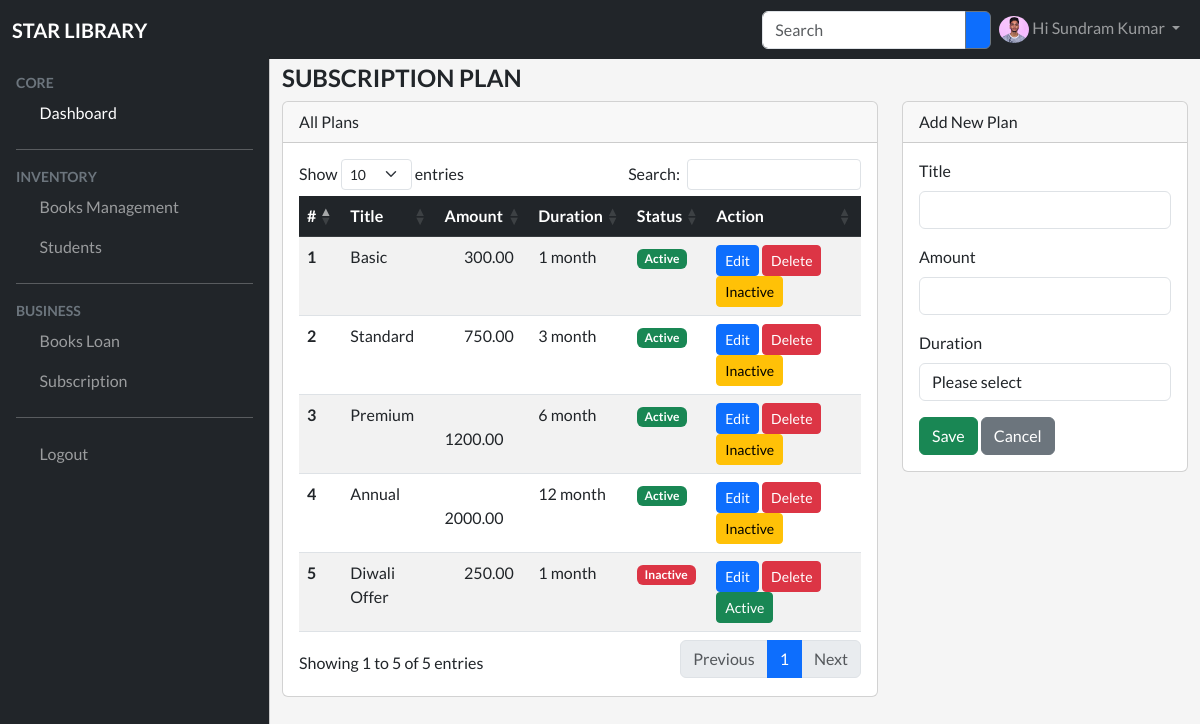
The app's page /subscriptions/index.php (signed in) with its own data.
### tables this page shows
CREATE TABLE `subscription_plans` (
  `id` int(11) NOT NULL,
  `title` varchar(255) NOT NULL DEFAULT '',
  `amount` float(10,2) NOT NULL DEFAULT 0.00,
  `duration` int(11) DEFAULT NULL,
  `status` tinyint(1) NOT NULL DEFAULT 1,
  `created_at` timestamp NOT NULL DEFAULT current_timestamp(),
  `updated_at` timestamp NULL DEFAULT NULL
);

### models/subscription.php (called while the page is built, shortened)
<?php
function getPlans($conn)
{
    $sql = "select * from subscription_plans order by id asc";
    $result = $conn->query($sql);
    return $result;
}

### subscriptions/index.php (the view, shortened to what this page needs)
<?php
include_once(DIR_URL . "config/database.php");
include_once(DIR_URL . "models/subscription.php");
$plans = getPlans($conn);
if (isset($_GET['action']) && $_GET['action'] == 'edit' && isset($_GET['id']) && $_GET['id'] > 0) {
    $plan = getPlanById($conn, $_GET['id']);
    if ($plan->num_rows > 0) {
        $plan = mysqli_fetch_assoc($plan);
    }
} else {
    $plan = array('title' => '', 'amount' => '', 'duration' => '', 'id' => '');
}
include_once(DIR_URL . "include/header.php");
include_once(DIR_URL . "include/topbar.php");
include_once(DIR_URL . "include/sidebar.php");
?>
<main class="mt-5 pt-3">
    <div class="container-fluid">
        <div class="row dashboard-counts">
            <div class="col-md-12">
                <h4 class="fw-bold text-uppercase">Subscription Plan</h4>
            </div>
            <div class="col-md-8">
                <div class="card">
                    <div class="card-header">
                        All Plans
                    </div>
                    <div class="card-body">
                        <div class="table-responsive">
                            <table id="data-table" class="table table-responsive table-striped">
                                <thead class="table-dark">
                                    <tr>
                                        <th scope="col">#</th>
                                        <th scope="col">Title</th>
                                        <th scope="col">Amount</th>
                                        <th scope="col">Duration</th>
                                        <th scope="col">Status</th>
                                        <th scope="col">Action</th>
                                    </tr>
                                </thead>
                                <tbody>
                                    <?php
                                    if ($plans->num_rows > 0) {
                                        $i = 1;
                                        while ($row = $plans->fetch_assoc()) {
                                            ?>
                                            <tr>
                                                <th scope="row"><?php echo $i++ ?></th>
                                                <td><?php echo $row['title'] ?></td>
                                                <td>
                                                    <i class="fa-solid fa-indian-rupee-sign me-1"></i> <?php echo $row['amount'] ?>
                                                </td>
                                                <td><?php echo $row['duration'] ?> month</td>
                                                <td>
                                                    <?php
                                                    if ($row['status'] == 1)
                                                        echo '<span class="badge text-bg-success">Active</span>';
                                                    else echo '<span class="badge text-bg-danger">Inactive</span>';
                                                    ?>
                                                </td>
                                                <td>
                                                    <a href="<?php echo BASE_URL ?>subscriptions?action=edit&id=<?php echo $row['id'] ?>" class="btn btn-primary btn-sm">
                                                        Edit
                                                    </a>
                                                    <a onclick="return confirm('Do you want to delete this?')" href="<?php echo BASE_URL ?>subscriptions?action=delete&id=<?php echo $row['id'] ?>" class="btn btn-danger btn-sm">
                                                        Delete
                                                    </a>
                                                    <?php if ($row['status'] == 1) { ?>
                                                        <a href="<?php echo BASE_URL ?>subscriptions?action=status&id=<?php echo $row['id'] ?>&status=0" class="btn btn-warning btn-sm">
                                                            Inactive
                                                        </a>
                                                    <?php }
                                                if ($row['status'] == 0) {  ?>
                                                        <a href="<?php echo BASE_URL ?>subscriptions?action=status&id=<?php echo $row['id'] ?>&status=1" class="btn btn-success btn-sm">
                                                            Active
                                                        </a>
                                                    <?php } ?>
                                                </td>
                                            </tr>
                                        <?php }
                                } ?>
                                </tbody>
                            </table>
                        </div>
                    </div>
                </div>
            </div>
            <div class="col-md-4">
                <div class="card">
                    <div class="card-header">
                        Add New Plan
                    </div>
                    <div class="card-body">
                        <form method="post" action="<?php echo BASE_URL ?>subscriptions/index.php">
                            <div class="row">
                                <div class="col-md-12">
                                    <div class="mb-3">
                                        <label class="form-label">Title</label>
                                        <input type="text" class="form-control" name="title" value="<?php echo $plan['title'] ?>" />
                                    </div>
                                </div>
                                <div class="col-md-12">
                                    <div class="mb-3">
                                        <label class="form-label">Amount</label>
                                        <input type="text" class="form-control" name="amount" value="<?php echo $plan['amount'] ?>" />
                                    </div>
                                </div>
                                <div class="col-md-12">
                                    <div class="mb-3">
                                        <label class="form-label">Duration</label>
                                        <select class="form-control" name="duration">
                                            <option value="">Please select</option>
                                        </select>
                                    </div>
                                </div>
                                <div class="col-md-12">
                                    <button type="submit" name="submit" class="btn btn-success">
                                        Save
                                    </button>
                                    <?php if ($plan['id'] == '') { ?>
                                        <button type="reset" class="btn btn-secondary">
                                            Cancel
                                        </button>
                                    <?php } else { ?>
                                        <a href="<?php echo BASE_URL ?>subscriptions" class="btn btn-secondary">
                                            Cancel
                                        </a>
                                    <?php } ?>
                                </div>
                            </div>
                        </form>
                    </div>
                </div>
            </div>
        </div>
    </div>
</main>
<?php include_once(DIR_URL . "include/footer.php") ?>

### include/header.php (shortened to what this page needs)
<!DOCTYPE html>
<html lang="en">
<head>
    <link href="<?php echo BASE_URL ?>assets/css/bootstrap.min.css" rel="stylesheet" />
    <link href="<?php echo BASE_URL ?>assets/css/dataTables.bootstrap5.min.css" rel="stylesheet" />
    <link rel="stylesheet" href="<?php echo BASE_URL ?>assets/css/style.css" />
</head>
<body>

### include/topbar.php (shortened to what this page needs)
<nav class="navbar navbar-expand-lg navbar-dark bg-dark fixed-top">
    <div class="container-fluid">
        <a class="navbar-brand fw-bold text-uppercase me-auto" href="#">Star Library</a>
        <div class="collapse navbar-collapse" id="navbarSupportedContent">
            <form class="d-flex ms-auto" role="search">
                <div class="input-group my-3 my-lg-0">
                    <input type="text" class="form-control" placeholder="Search" aria-describedby="button-addon2" />
                    <button class="btn btn-outline-secondary bg-primary text-white" type="button" id="button-addon2">
                    </button>
                </div>
            </form>
            <ul class="navbar-nav mb-2 mb-lg-0">
                <li class="nav-item dropdown">
                    <a class="nav-link dropdown-toggle" href="#" role="button" data-bs-toggle="dropdown" aria-expanded="false">
                        <?php if ($_SESSION['user']['profile_pic']) { ?>
                            <img src="
                                            <?php echo BASE_URL . 'assets/uploads/' . $_SESSION['user']['profile_pic'] ?>" class="user-icon" />
                        <?php } else { ?>
                            <img src="
                                            <?php echo BASE_URL . 'assets/images/user.jpg' ?>" class="user-icon" />
                        <?php } ?>
                        Hi <?php echo $_SESSION['user']['name'] ?>
                    </a>
                </li>
            </ul>
        </div>
    </div>
</nav>

### include/sidebar.php (shortened to what this page needs)
<div class="offcanvas offcanvas-start bg-dark text-white sidebar-nav" tabindex="-1" id="offcanvasExample" aria-labelledby="offcanvasExampleLabel">
    <div class="offcanvas-body">
        <nav class="navbar-dark">
            <ul class="navbar-nav">
                <li>
                    <div class="text-secondary small fw-bold text-uppercase">
                        Core
                    </div>
                </li>
                <li class="nav-item">
                    <a class="nav-link active" aria-current="page" href="<?php echo BASE_URL ?>dashboard">
                        <i class="fas fa-tachometer-alt-fast me-2"></i> Dashboard</a>
                </li>
                <li class="my-0">
                    <hr />
                </li>
                <li>
                    <div class="text-secondary small fw-bold text-uppercase">
                        Inventory
                    </div>
                </li>
                <li class="nav-item">
                    <a class="nav-link sidebar-link" data-bs-toggle="collapse" href="#booksManagement" role="button" aria-expanded="false" aria-controls="booksManagement">
                        <i class="fa-solid fa-book me-2"></i>
                        Books Management
                        <span class="right-icon float-end"><i class="fas fa-chevron-down"></i></span>
                    </a>
                </li>
                <li class="nav-item">
                    <a class="nav-link sidebar-link" data-bs-toggle="collapse" href="#studentsManagement" role="button" aria-expanded="false" aria-controls="studentsManagement">
                        <i class="fa-solid fa-users me-2"></i>
                        Students
                        <span class="right-icon float-end"><i class="fas fa-chevron-down"></i></span>
                    </a>
                </li>
                <li class="my-0">
                    <hr />
                </li>
                <li>
                    <div class="text-secondary small fw-bold text-uppercase">
                        Business
                    </div>
                </li>
                <li class="nav-item">
                    <a class="nav-link sidebar-link" data-bs-toggle="collapse" href="#loanManagement" role="button" aria-expanded="false" aria-controls="loanManagement">
                        <i class="fas fa-book-reader me-2"></i>
                        Books Loan
                        <span class="right-icon float-end"><i class="fas fa-chevron-down"></i></span>
                    </a>
                </li>
                <li class="nav-item">
                    <a class="nav-link sidebar-link" data-bs-toggle="collapse" href="#subscriptionManagement" role="button" aria-expanded="false" aria-controls="subscriptionManagement">
                        <i class="fa-solid fa-indian-rupee-sign me-2"></i>
                        Subscription
                        <span class="right-icon float-end"><i class="fas fa-chevron-down"></i></span>
                    </a>
                </li>
                <li class="my-0">
                    <hr />
                </li>
                <li class="nav-item">
                    <a href="<?php echo BASE_URL ?>logout.php" class="nav-link"><i class="fa-solid fa-right-from-bracket me-2"></i> Logout</a>
                </li>
            </ul>
        </nav>
    </div>
</div>

### include/footer.php (shortened to what this page needs)
</body>
</html>

### assets/css/style.css (style rules this page uses)
body { font-family: "Lato", sans-serif; background-color: #f5f5f5; height: 100vh; }
:root { --offcanvas-width: 270px; --topNavbarHeight: 56px; }
.user-icon { width: 30px; border-radius: 100%; }
.sidebar-nav { width: var(--offcanvas-width) !important; }
.sidebar-link .right-icon { transition: all 0.2s; }
@media (min-width: 992px) { body { overflow: auto !important; } }
@media (min-width: 992px) { .sidebar-nav { transform: none !important; visibility: visible !important; top: var(--topNavbarHeight) !important; } }
@media (min-width: 992px) { main { margin-left: var(--offcanvas-width); } }

### records on screen
subscription_plans: title "Basic", amount "300.00", duration "1", status "Active"
subscription_plans: title "Standard", amount "750.00", duration "3", status "Active"
subscription_plans: title "Premium", amount "1200.00", duration "6", status "Active"
subscription_plans: title "Annual", amount "2000.00", duration "12", status "Active"
subscription_plans: title "Diwali Offer", amount "250.00", duration "1", status "Inactive"

### other values on screen
$_SESSION['user']['name'] "Sundram Kumar"
